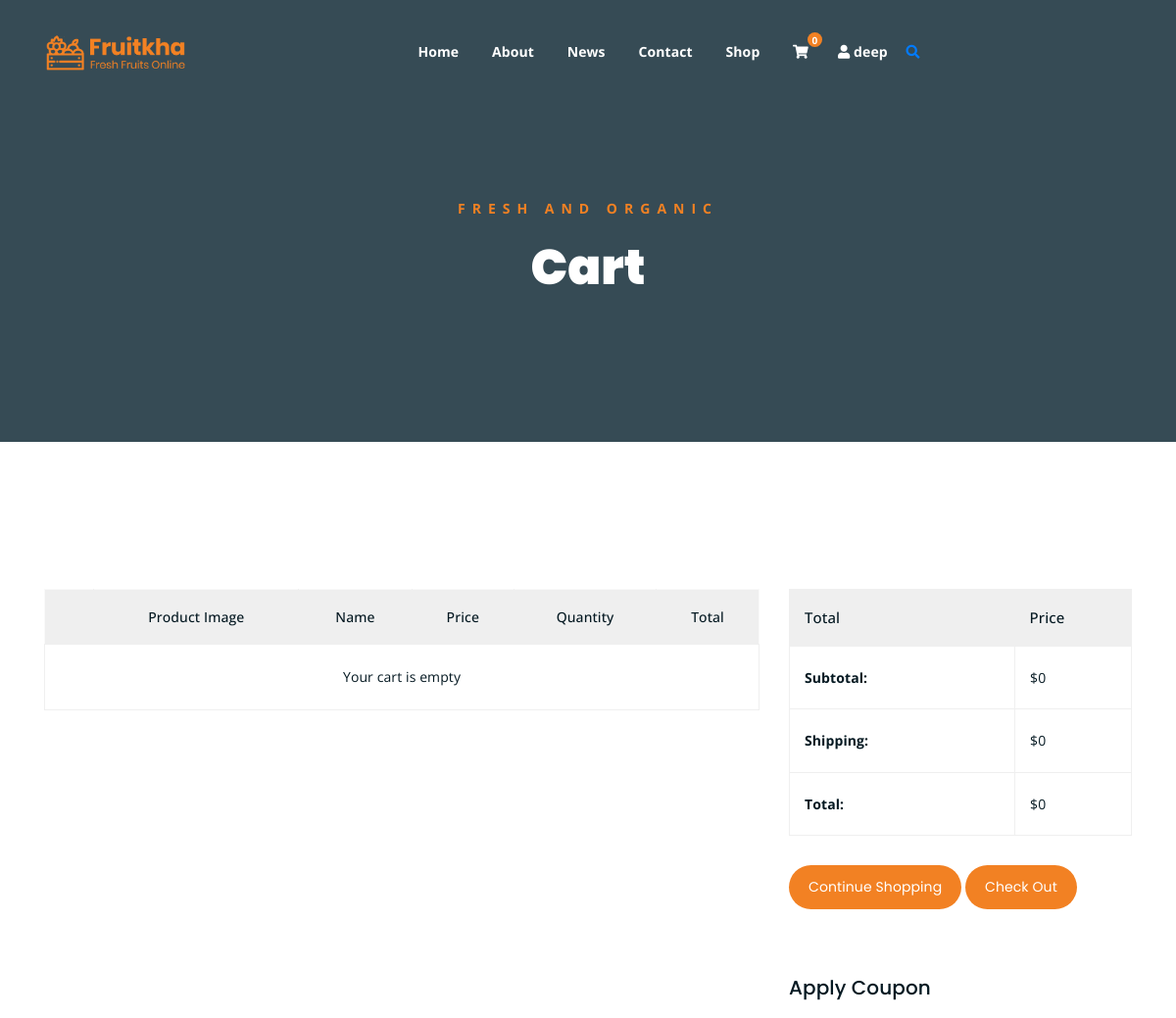
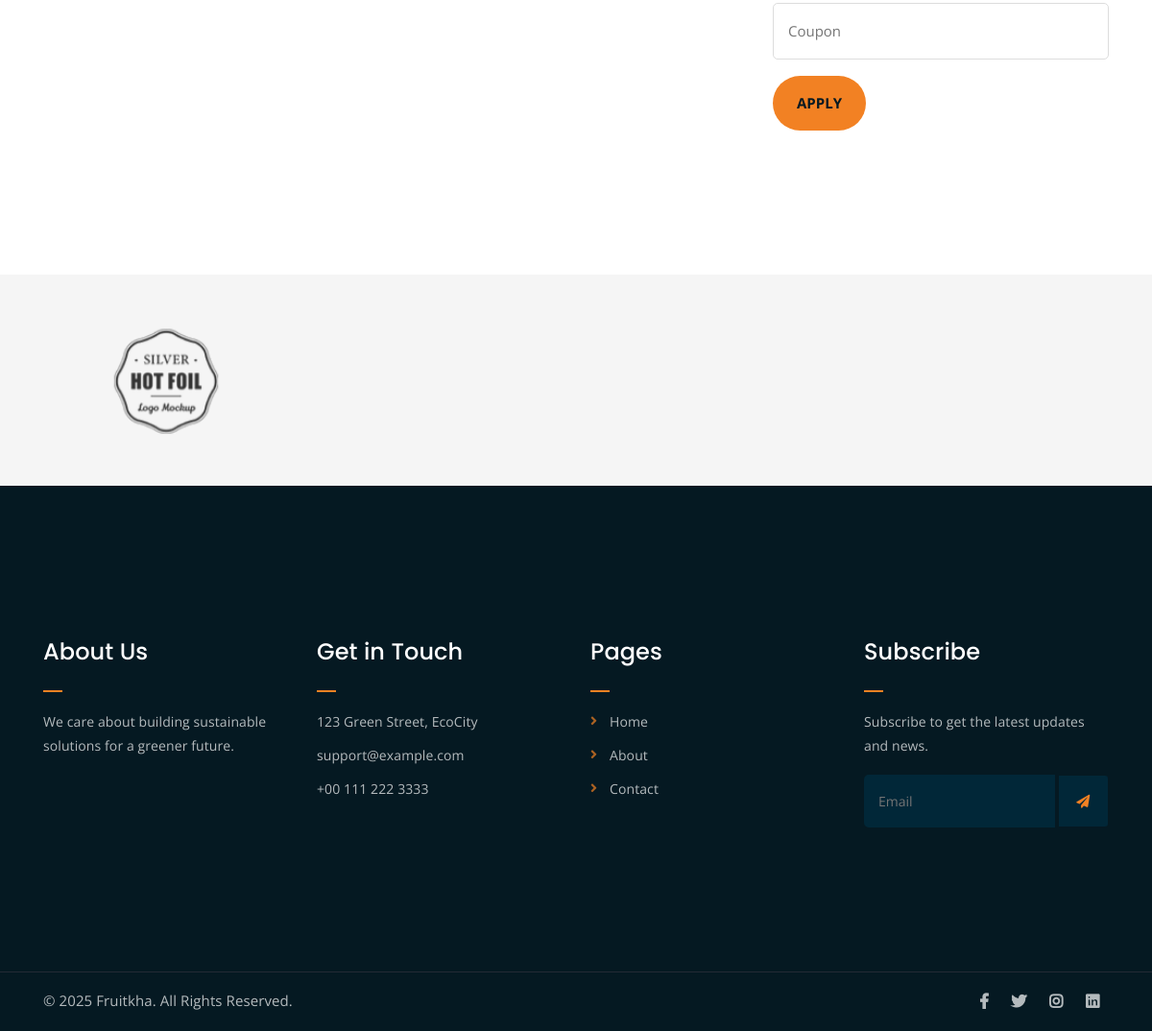
Screenshot of /cart/ (signed in) with the database file from the repository (2 pictures, top to bottom).
### app1/models.py (models this page shows, shortened)
class User(AbstractBaseUser, PermissionsMixin):
    email = models.EmailField(_('email address'), unique=True)
    username = models.CharField(_('username'), max_length=30, unique=True)
    first_name = models.CharField(_('first name'), max_length=30)
    last_name = models.CharField(_('last name'), max_length=30)
    date_joined = models.DateTimeField(_('date joined'), default=timezone.now)
    is_active = models.BooleanField(_('active'), default=True)
    is_staff = models.BooleanField(_('staff status'), default=False)
    bio = models.TextField(_('bio'), max_length=500, blank=True)
    profile_picture = models.ImageField(
        _('profile picture'),
        upload_to='profile_pics/',
        blank=True,
        null=True
    )
    groups = models.ManyToManyField(
        'auth.Group',
        verbose_name=_('groups'),
        blank=True,
        help_text=_(
            'The groups this user belongs to. A user will get all permissions '
            'granted to each of their groups.'
        ),
        related_name="custom_user_set",  # Changed to unique name
        related_query_name="custom_user",
    )
    user_permissions = models.ManyToManyField(
        'auth.Permission',
        verbose_name=_('user permissions'),
        blank=True,
        help_text=_('Specific permissions for this user.'),
        related_name="custom_user_permissions_set",  # Changed to unique name
        related_query_name="custom_user_permissions",
    )
    objects = UserManager()
    USERNAME_FIELD = 'email'
    REQUIRED_FIELDS = ['username', 'first_name', 'last_name']
    class Meta:
        verbose_name = _('user')
        verbose_name_plural = _('users')
    @property
    def cart(self):
        cart, created = Cart.objects.get_or_create(user=self)
        return cart

class Cart(models.Model):
    user = models.ForeignKey(settings.AUTH_USER_MODEL, on_delete=models.CASCADE)
    created_at = models.DateTimeField(auto_now_add=True)
    updated_at = models.DateTimeField(auto_now=True)
    @property
    def total_price(self):
        return sum(item.total_price for item in self.items.all())

### app1/views.py (the view)
# urls.py: path('cart/', views.cart, name='cart'),
@login_required
def cart(request):
    cart, created = Cart.objects.get_or_create(user=request.user)
    return render(request, 'cart.html', {'cart': cart})

### app1/context_processors.py (called while the page is built)
def cart_count(request):
    if request.user.is_authenticated:
        cart, created = Cart.objects.get_or_create(user=request.user)
        return {'cart_count': cart.items.count()}
    return {'cart_count': 0}

### app1/static/templates/cart.html (shortened to what this page needs)
{% extends 'base.html' %}
{% load static %}
{% block content %}
<div class="breadcrumb-section breadcrumb-bg">
    <div class="container">
        <div class="row">
            <div class="col-lg-8 offset-lg-2 text-center">
                <div class="breadcrumb-text">
                    <p>Fresh and Organic</p>
                    <h1>Cart</h1>
                </div>
            </div>
        </div>
    </div>
</div>
<div class="cart-section mt-150 mb-150">
    <div class="container">
        <div class="row">
            <div class="col-lg-8 col-md-12">
                <div class="cart-table-wrap">
                    <table class="cart-table">
                        <thead class="cart-table-head">
                            <tr class="table-head-row">
                                <th class="product-remove"></th>
                                <th class="product-image">Product Image</th>
                                <th class="product-name">Name</th>
                                <th class="product-price">Price</th>
                                <th class="product-quantity">Quantity</th>
                                <th class="product-total">Total</th>
                            </tr>
                        </thead>
                        <tbody>
                            {% for item in cart.items.all %}
                            <tr class="table-body-row">
                                <td class="product-remove">
                                    <a href="{% url 'remove_from_cart' item.id %}">
                                        <i class="far fa-window-close"></i>
                                    </a>
                                </td>
                                <td class="product-image">
                                    <img src="{{ item.product.image.url }}" alt="{{ item.product.name }}">
                                </td>
                                <td class="product-name">{{ item.product.name }}</td>
                                <td class="product-price">${{ item.price }}</td>
                                <td class="product-quantity">
                                    <form method="post" action="{% url 'update_cart' item.id %}">
                                        {% csrf_token %}
                                        <input type="number" name="quantity" value="{{ item.quantity }}" min="1">
                                    </form>
                                </td>
                                <td class="product-total">${{ item.total_price }}</td>
                            </tr>
                            {% empty %}
                            <tr>
                                <td colspan="6" class="text-center">Your cart is empty</td>
                            </tr>
                            {% endfor %}
                        </tbody>
                    </table>
                </div>
            </div>
            <div class="col-lg-4">
                <div class="total-section">
                    <table class="total-table">
                        <thead class="total-table-head">
                            <tr class="table-total-row">
                                <th>Total</th>
                                <th>Price</th>
                            </tr>
                        </thead>
                        <tbody>
                            <tr class="total-data">
                                <td><strong>Subtotal: </strong></td>
                                <td>${{ cart.total_price }}</td>
                            </tr>
                            <tr class="total-data">
                                <td><strong>Shipping: </strong></td>
                                <td>
                                    {% if cart.items.count > 0 %}
                                        $45
                                    {% else %}
                                        $0
                                    {% endif %}
                                </td>
                            </tr>
                            <tr class="total-data">
                                <td><strong>Total: </strong></td>
                                <td>
                                    {% if cart.items.count > 0 %}
                                        ${{ cart.total_price|add:45 }}
                                    {% else %}
                                        $0
                                    {% endif %}
                                </td>
                            </tr>
                        </tbody>
                    </table>
                    <div class="cart-buttons">
                        <a href="{% url 'shop' %}" class="boxed-btn">Continue Shopping</a>
                        <a href="{% url 'checkout' %}" class="boxed-btn black">Check Out</a>
                    </div>
                </div>
                <div class="coupon-section">
                    <h3>Apply Coupon</h3>
                    <div class="coupon-form-wrap">
                        <form action="#">
                            <p><input type="text" placeholder="Coupon"></p>
                            <p><input type="submit" value="Apply"></p>
                        </form>
                    </div>
                </div>
            </div>
        </div>
    </div>
</div>
<div class="logo-carousel-section">
    <div class="container">
        <div class="row">
            <div class="col-lg-12">
                <div class="logo-carousel-inner">
                    <div class="single-logo-item">
                        <img src="{% static 'assets/img/company-logos/1.png' %}" alt="">
                    </div>
                </div>
            </div>
        </div>
    </div>
</div>
{% endblock %}

### app1/static/templates/base.html (shortened to what this page needs)
{% load static %}
<!DOCTYPE html>
<html lang="en">
<head>
    <link rel="stylesheet" href="{% static 'assets/css/all.min.css' %}">
    <link rel="stylesheet" href="{% static 'assets/bootstrap/css/bootstrap.min.css' %}">
    <link rel="stylesheet" href="{% static 'assets/css/owl.carousel.css' %}">
    <link rel="stylesheet" href="{% static 'assets/css/magnific-popup.css' %}">
    <link rel="stylesheet" href="{% static 'assets/css/animate.css' %}">
    <link rel="stylesheet" href="{% static 'assets/css/meanmenu.min.css' %}">
    <link rel="stylesheet" href="{% static 'assets/css/main.css' %}?v={% now 'U' %}">
    <link rel="stylesheet" href="{% static 'assets/css/responsive.css' %}">
</head>
<body>
    <div class="top-header-area" id="sticker">
        <div class="container">
            <div class="row">
                <div class="col-lg-12 col-sm-12 text-center">
                    <div class="main-menu-wrap">
                        <div class="site-logo">
                            <a href="{% url 'home' %}">
                                <img src="{% static 'assets/img/logo.png' %}" alt="">
                            </a>
                        </div>
                        <nav class="main-menu">
                            <ul>
                                <li class="{% if request.path == '/' %}current-list-item{% endif %}"><a href="{% url 'home' %}">Home</a></li>
                                <li class="{% if request.path == '/about/' %}current-list-item{% endif %}"><a href="{% url 'about' %}">About</a></li>
                                <li class="{% if '/news/' in request.path %}current-list-item{% endif %}"><a href="{% url 'eco_news' %}">News</a></li>
                                <li class="{% if request.path == '/contact/' %}current-list-item{% endif %}"><a href="{% url 'contact' %}">Contact</a></li>
                                <li class="{% if request.path == '/shop/' %}current-list-item{% endif %}"><a href="{% url 'shop' %}">Shop</a></li>
                               <li>
                                    <div class="header-icons">
                                        <a class="shopping-cart" href="{% url 'cart' %}">
                                            <i class="fas fa-shopping-cart"></i>
                                            {% if user.is_authenticated %}
                                                <span class="cart-count">{{ user.cart.items.count }}</span>
                                            {% endif %}
                                        </a>
                                        {% if user.is_authenticated %}
                                            <li class="user-dropdown">
                                                <a class="shopping-cart-1" href="#">
                                                    <i class="fas fa-user"></i>
                                                    <span class="username">{{ user.first_name }}</span>
                                                </a>
                                            </li>
                                        {% endif %}
                                        <a class="mobile-hide search-bar-icon" href="#"><i class="fas fa-search"></i></a>
                                    </div>
                                </li>
                            </ul>
                        </nav>
                    </div>
                </div>
            </div>
        </div>
    </div>
    {% block content %}{% endblock %}
    <div class="footer-area">
        <div class="container">
            <div class="row">
                <div class="col-lg-3 col-md-6">
                    <div class="footer-box about-widget">
                        <h2 class="widget-title">About Us</h2>
                        <p>We care about building sustainable solutions for a greener future.</p>
                    </div>
                </div>
                <div class="col-lg-3 col-md-6">
                    <div class="footer-box get-in-touch">
                        <h2 class="widget-title">Get in Touch</h2>
                        <ul>
                            <li>123 Green Street, EcoCity</li>
                            <li>support@example.com</li>
                            <li>+00 111 222 3333</li>
                        </ul>
                    </div>
                </div>
                <div class="col-lg-3 col-md-6">
                    <div class="footer-box pages">
                        <h2 class="widget-title">Pages</h2>
                        <ul>
                            <li><a href="{% url 'home' %}">Home</a></li>
                            <li><a href="{% url 'about' %}">About</a></li>
                            <li><a href="{% url 'contact' %}">Contact</a></li>
                        </ul>
                    </div>
                </div>
                <div class="col-lg-3 col-md-6">
                    <div class="footer-box subscribe">
                        <h2 class="widget-title">Subscribe</h2>
                        <p>Subscribe to get the latest updates and news.</p>
                        <form action="#">
                            <input type="email" placeholder="Email">
                            <button type="submit"><i class="fas fa-paper-plane"></i></button>
                        </form>
                    </div>
                </div>
            </div>
        </div>
    </div>
    <div class="copyright">
        <div class="container">
            <div class="row">
                <div class="col-lg-6 col-md-12">
                    <p>&copy; 2025 Fruitkha. All Rights Reserved.</p>
                </div>
                <div class="col-lg-6 text-right col-md-12">
                    <div class="social-icons">
                        <ul>
                            <li><a href="#"><i class="fab fa-facebook-f"></i></a></li>
                            <li><a href="#"><i class="fab fa-twitter"></i></a></li>
                            <li><a href="#"><i class="fab fa-instagram"></i></a></li>
                            <li><a href="#"><i class="fab fa-linkedin"></i></a></li>
                        </ul>
                    </div>
                </div>
            </div>
        </div>
    </div>
</body>
</html>

### app1/static/assets/css/responsive.css (style rules this page uses)
@media only screen and (min-width: 992px) and (max-width: 1200px) { .cart-buttons a:first-child { margin-right: 0; margin-bottom: 15px; } }

### rows the page displays
User: cart.items.count "0", first_name "deep"
Cart: total_price "0"
